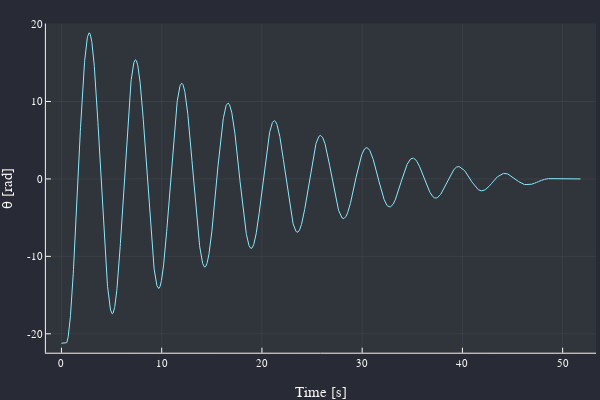

This figure's notebook cell:
### Markdown cell above
### Gögn 3, Mæling á θ yfir tíma nema með segul á topp súlunar

### Code cell
data3 = CSV.read("data3.csv", DataFrame)

data3[!,2] = data3[!,2] .- data3[end,2]

plot(data3[!,1], data3[!,2],
	xlabel = "Time [s]",
	ylabel = "θ [rad]",
	labels = :none)

### Figure 1 — Plotly figure (JSON) as saved in the notebook; plotly's stock layout.template omitted (floating-point values rounded to 4 significant figures; data arrays with more than 128 entries replaced by an {"elided": "..."} marker saying what was removed)
{"data": [{"colorbar": {"title": ""}, "legendgroup": "", "line": {"color": "rgba(139, 233, 253, 1.000)", "dash": "solid", "shape": "linear", "width": 1}, "mode": "lines", "name": "", "showlegend": false, "type": "scatter", "x": {"elided": "2590 float values"}, "xaxis": "x", "y": {"elided": "2590 float values"}, "yaxis": "y", "zmax": null, "zmin": null}], "layout": {"annotations": [], "height": 400, "legend": {"bgcolor": "rgba(40, 42, 54, 1.000)", "bordercolor": "rgba(248, 248, 242, 1.000)", "borderwidth": 1, "font": {"color": "rgba(248, 248, 242, 1.000)", "family": "sans-serif", "size": 11}, "title": {"font": {"color": "rgba(248, 248, 242, 1.000)", "family": "sans-serif", "size": 15}, "text": ""}, "tracegroupgap": 0, "traceorder": "normal", "x": 1, "xanchor": "auto", "y": 1, "yanchor": "auto"}, "margin": {"b": 20, "l": 0, "r": 0, "t": 20}, "paper_bgcolor": "rgba(40, 42, 54, 1.000)", "plot_bgcolor": "rgba(48, 52, 59, 1.000)", "showlegend": true, "width": 600, "xaxis": {"anchor": "y", "domain": [0.07647, 0.9934], "gridcolor": "rgba(248, 248, 242, 0.100)", "gridwidth": 0.5, "linecolor": "rgba(248, 248, 242, 1.000)", "mirror": false, "range": [-1.553, 53.33], "showgrid": true, "showline": true, "showticklabels": true, "tickangle": 0, "tickcolor": "rgb(248, 248, 242)", "tickfont": {"color": "rgba(248, 248, 242, 1.000)", "family": "sans-serif", "size": 11}, "tickmode": "array", "ticks": "inside", "ticktext": ["0", "10", "20", "30", "40", "50"], "tickvals": [0, 10, 20, 30, 40, 50], "title": "Time [s]", "titlefont": {"color": "rgba(248, 248, 242, 1.000)", "family": "sans-serif", "size": 15}, "type": "-", "visible": true, "zeroline": false, "zerolinecolor": "rgba(248, 248, 242, 1.000)"}, "yaxis": {"anchor": "x", "domain": [0.07581, 0.9902], "gridcolor": "rgba(248, 248, 242, 0.100)", "gridwidth": 0.5, "linecolor": "rgba(248, 248, 242, 1.000)", "mirror": false, "range": [-22.44, 20.07], "showgrid": true, "showline": true, "showticklabels": true, "tickangle": 0, "tickcolor": "rgb(248, 248, 242)", "tickfont": {"color": "rgba(248, 248, 242, 1.000)", "family": "sans-serif", "size": 11}, "tickmode": "array", "ticks": "inside", "ticktext": ["-20", "-10", "0", "10", "20"], "tickvals": [-20, -10, 0, 10, 20], "title": "θ [rad]", "titlefont": {"color": "rgba(248, 248, 242, 1.000)", "family": "sans-serif", "size": 15}, "type": "-", "visible": true, "zeroline": false, "zerolinecolor": "rgba(248, 248, 242, 1.000)"}}}
